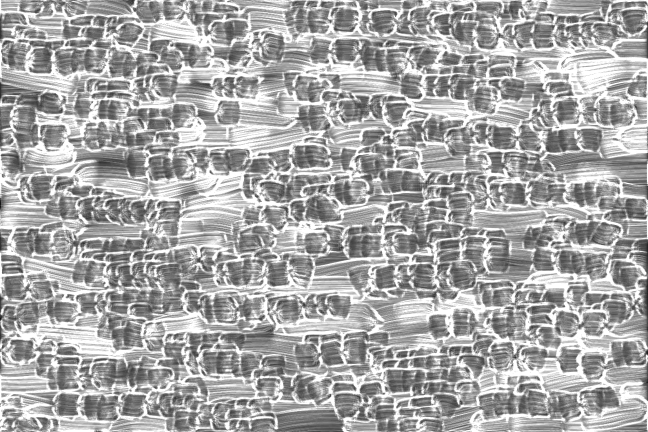
#> input picture notes/rag/contact-review/baseline/initial-film.png, 1296 x 864 px (shown at 1/2 size); the run also reads 1 picture not shown here
$ python make_review.py
#> lines starting #> are read from the running program, lines starting #| are printed output that depends on the picture
from pathlib import Path
from PIL import Image,ImageDraw,ImageFont,ImageChops
import csv,json
root=Path(__file__).resolve().parent
font=ImageFont.truetype('/System/Library/Fonts/Supplemental/Arial.ttf',24)
small=ImageFont.truetype('/System/Library/Fonts/Supplemental/Arial.ttf',18)
def sheet(name,items):
    im=Image.new('RGB',(1296,len(items)*340),'#202020');d=ImageDraw.Draw(im)
    for j,(path,title) in enumerate(items):
        d.text((12,j*340+8),title,font=font,fill='#f1ece4')
        im.paste(Image.open(root/path).convert('RGB').crop((0,285,1296,580)),(0,j*340+42))
    im.save(root/name)
sheet('finding.png',[
 ('baseline/initial-film.png','Starting paint thickness — the islands exist before wiping'),
 ('baseline/after.png','Original paint, one wipe — 12.38% film remains in the center'),
 ('uniform/after.png','Uniform starting thickness, same rag and wipe — 12.44% remains')])
#> in sheet, `im = Image.new('RGB', (1296, len(items) * 340), '#202020')`: im: PIL image 1296x1020 RGB; every value is 32
#> in sheet, `im.paste(Image.open(root/path).convert('RGB').crop((0,285,1296,580)),(..`:
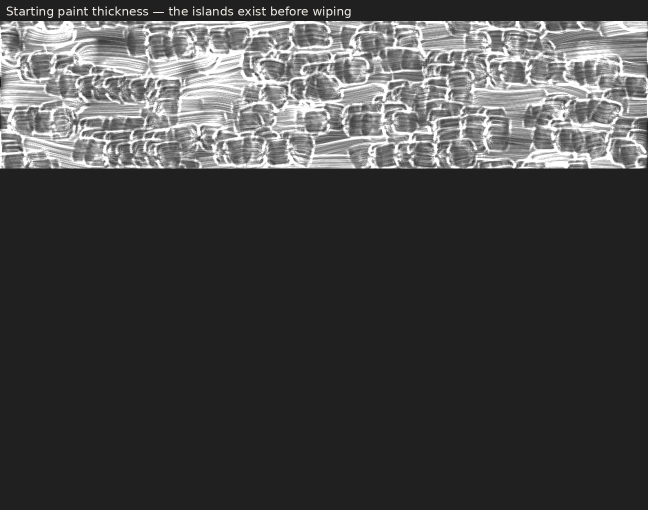
#> im: PIL image 1296x1020 RGB (shown at 1/2 size); mean R, G, B 70.7, 70.7, 70.7
#> pass 2 of the loop in sheet, `for j,(path,title) in enumerate(items):`:
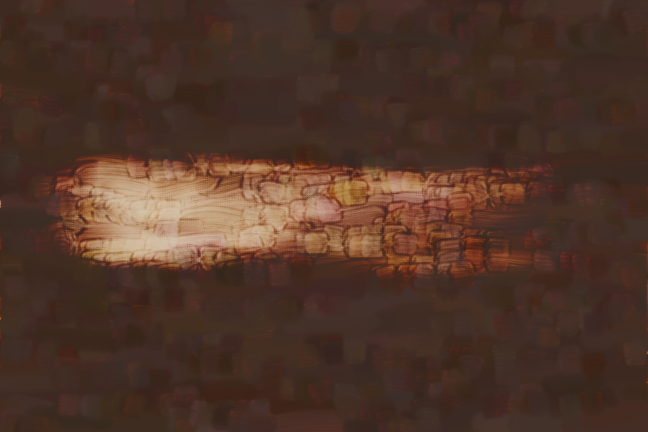
#> input picture notes/rag/contact-review/baseline/after.png, 1296 x 864 px (shown at 1/2 size)
#> pass 3 of the loop in sheet, `for j,(path,title) in enumerate(items):`:
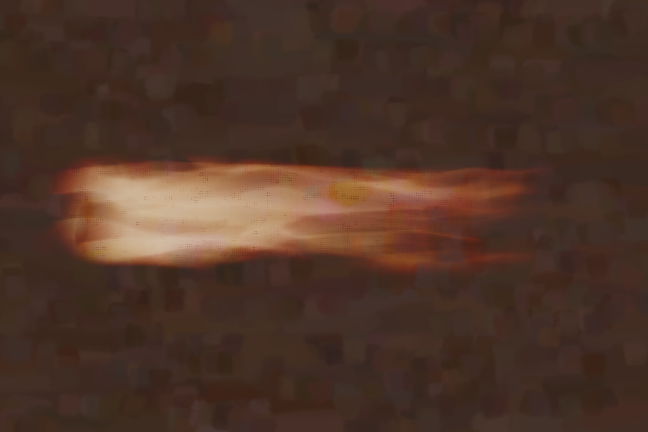
#> input picture notes/rag/contact-review/uniform/after.png, 1296 x 864 px (shown at 1/2 size)
#> in sheet, `im.paste(Image.open(root/path).convert('RGB').crop((0,285,1296,580)),(..`:
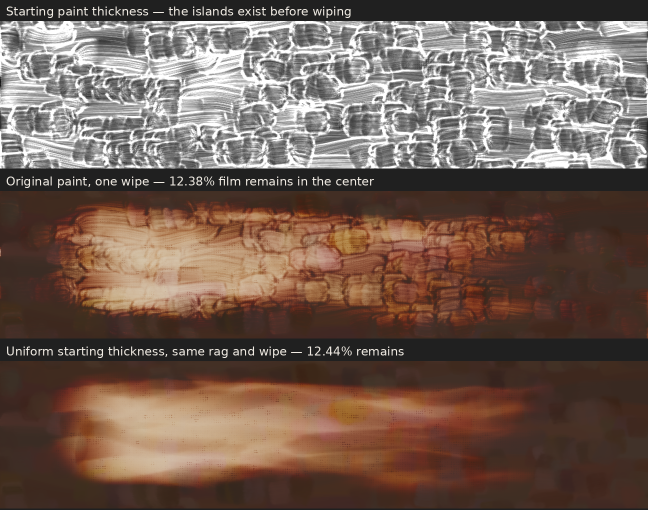
#> im: PIL image 1296x1020 RGB (shown at 1/2 size); mean R, G, B 114.5, 94.3, 83.8
sheet('cause-control.png',[
 ('baseline/after.png','Original brush preparation, unchanged rag'),
 ('no-plough/after.png','Brush paint-pushing disabled during preparation, unchanged rag')])
#> call 2 of sheet, with name = 'cause-control.png'
#> in sheet (call 2), `im = Image.new('RGB', (1296, len(items) * 340), '#202020')`: im: PIL image 1296x680 RGB; every value is 32
#> in sheet (call 2), `im.paste(Image.open(root/path).convert('RGB').crop((0,285,1296,580)),(..`:
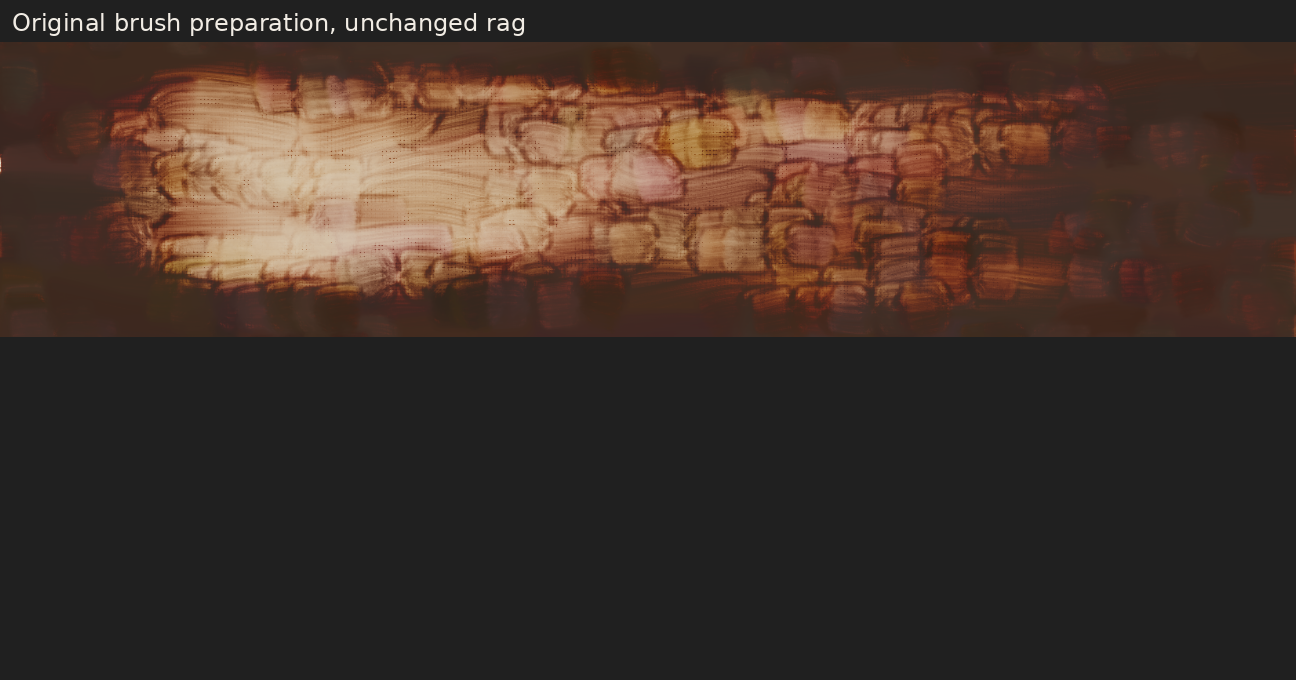
#> im: PIL image 1296x680 RGB; mean R, G, B 65.3, 49.9, 41.9
#> pass 2 of the loop in sheet, `for j,(path,title) in enumerate(items):`:
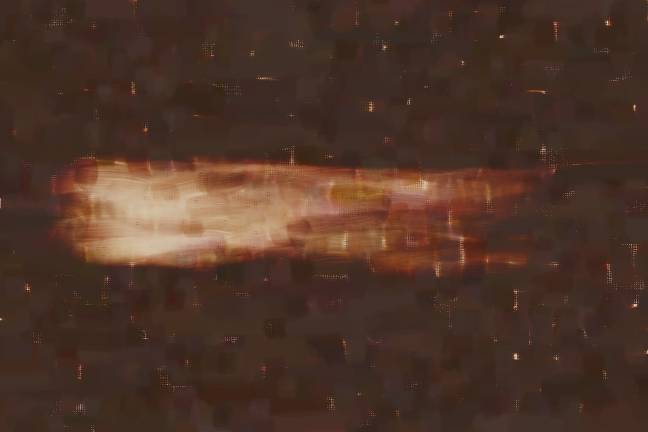
#> input picture notes/rag/contact-review/no-plough/after.png, 1296 x 864 px (shown at 1/2 size)
#> in sheet (call 2), `im.paste(Image.open(root/path).convert('RGB').crop((0,285,1296,580)),(..`:
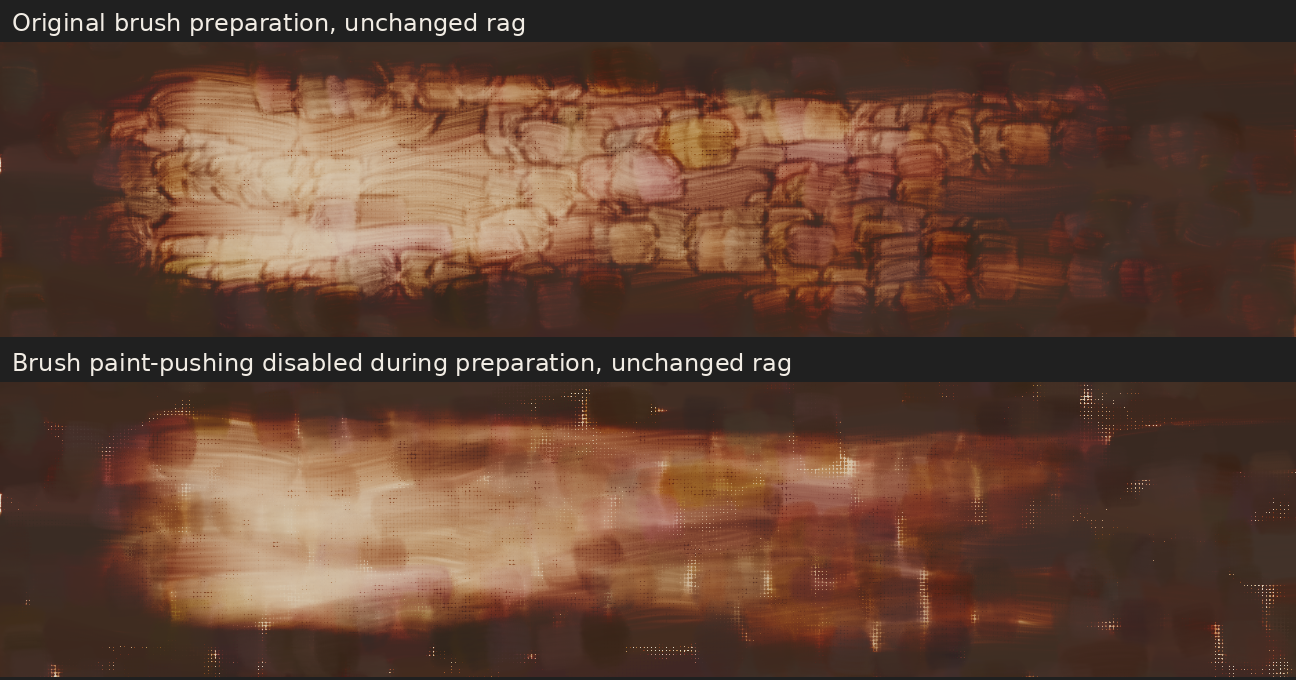
#> im: PIL image 1296x680 RGB; mean R, G, B 98, 67.2, 51.3
sheet('diagnosis.png',[
 ('baseline/initial-film.png','Starting thickness — white = 100 µm; larger values clip'),
 ('baseline/contact.png','Accumulated cloth contact — white = 1.0 exposure'),
 ('baseline/pickup.png','Cumulative pickup — white = 100 µm; larger values clip'),
 ('baseline/deposit.png','Cumulative redeposition — white = 5 µm; larger values clip'),
 ('baseline/film.png','Remaining thickness — white = 100 µm; larger values clip')])
#> call 3 of sheet, with name = 'diagnosis.png'
#> in sheet (call 3), `im = Image.new('RGB', (1296, len(items) * 340), '#202020')`: im: PIL image 1296x1700 RGB; every value is 32
#> in sheet (call 3), `im.paste(Image.open(root/path).convert('RGB').crop((0,285,1296,580)),(..`:
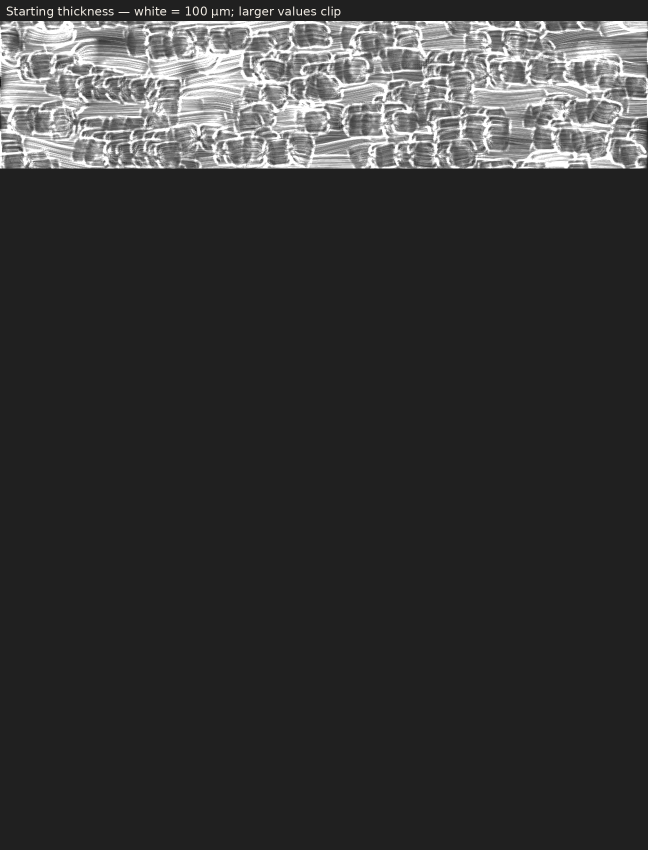
#> im: PIL image 1296x1700 RGB (shown at 1/2 size); mean R, G, B 55.2, 55.2, 55.2
#> pass 2 of the loop in sheet, `for j,(path,title) in enumerate(items):`:
#> (the run stopped early here; a loop or call above may not have finished)
